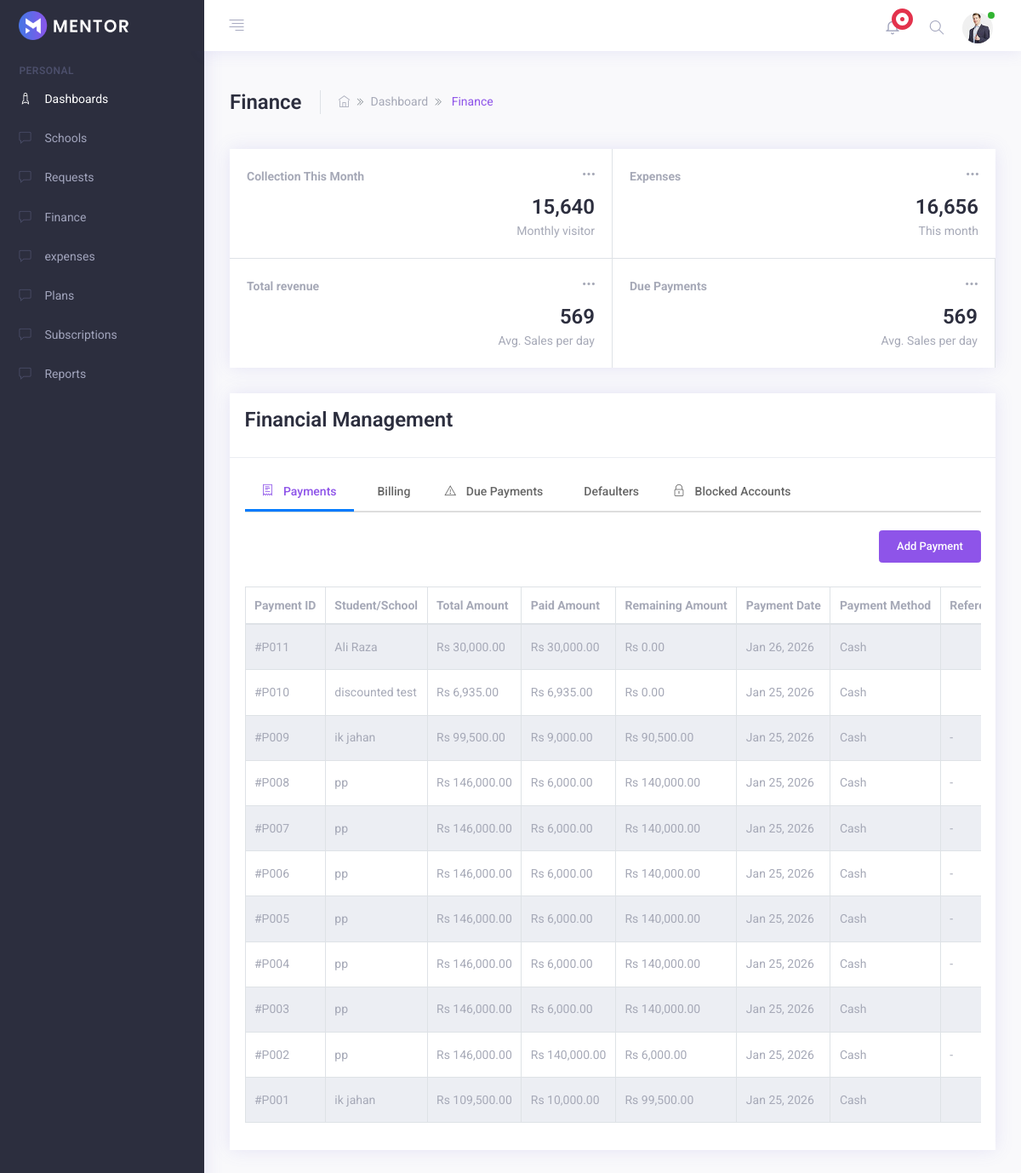
Before: /App/Modules/SAAS_admin/views/finance/finance.php (signed in) with the older database file.
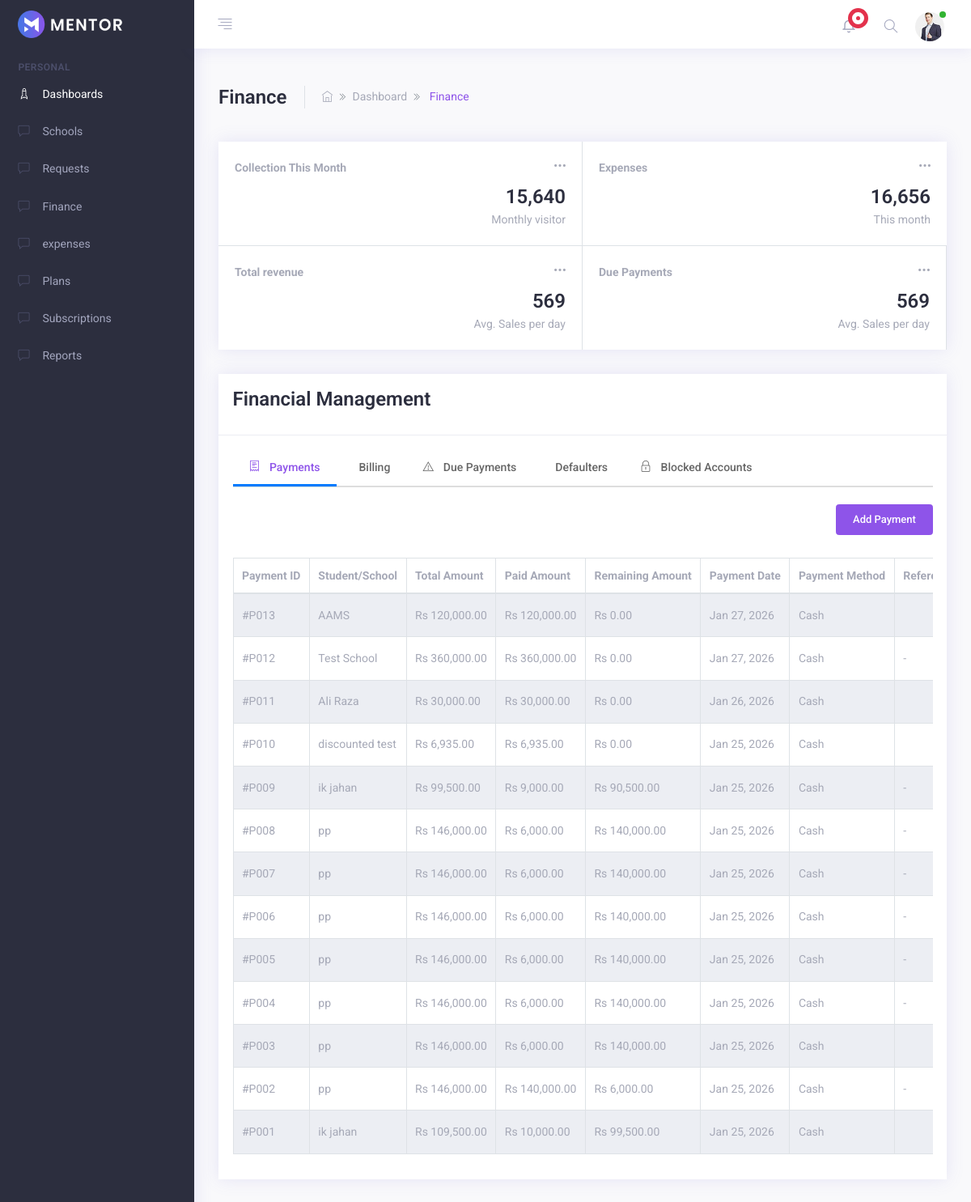
After: the same page with the newer database file.
### tables this page shows
CREATE TABLE `saas_payments` (
  `payment_id` int(11) NOT NULL,
  `billing_id` int(11) NOT NULL,
  `school_id` int(11) NOT NULL,
  `total_amount` decimal(10,0) NOT NULL,
  `paid_amount` decimal(10,2) DEFAULT NULL,
  `payment_date` date DEFAULT NULL,
  `payment_method` enum('cash','bank','online') DEFAULT NULL,
  `reference_no` varchar(100) DEFAULT NULL,
  `received_by` varchar(100) DEFAULT NULL,
  `created_at` timestamp NOT NULL DEFAULT current_timestamp()
);

CREATE TABLE `schools` (
  `id` int(11) NOT NULL,
  `name` varchar(100) NOT NULL,
  `school_code` varchar(100) DEFAULT NULL,
  `logo_path` varchar(255) DEFAULT NULL,
  `address` varchar(255) DEFAULT NULL,
  `city` varchar(255) DEFAULT NULL,
  `boards` varchar(255) DEFAULT NULL,
  `subdomain` varchar(100) DEFAULT NULL,
  `email` varchar(100) NOT NULL,
  `password` varchar(255) DEFAULT NULL,
  `contact_no` varchar(20) NOT NULL,
  `estimated_students` int(11) NOT NULL,
  `total_student` int(11) DEFAULT NULL,
  `plan` varchar(100) NOT NULL,
  `status` enum('active','blocked','block','inactive','pending','suspended','expired','rejected') DEFAULT 'active',
  `storage_used` bigint(20) DEFAULT 0,
  `db_size` bigint(20) DEFAULT 0,
  `start_date` datetime DEFAULT current_timestamp(),
  `expires_at` datetime DEFAULT NULL,
  `created_at` datetime DEFAULT current_timestamp(),
  `updated_at` datetime DEFAULT current_timestamp() ON UPDATE current_timestamp()
);

### App/Modules/SAAS_admin/Views/finance/finance.php (the view, shortened to what the changed rows need)
<?php
$db = Database::connect();
$paymentsQuery = "SELECT sp.*, s.name as school_name FROM saas_payments sp LEFT JOIN schools s ON sp.school_id = s.id ORDER BY sp.payment_date DESC";
$paymentsStmt = $db->prepare($paymentsQuery);
$paymentsStmt->execute();
$payments = $paymentsStmt->fetchAll(PDO::FETCH_ASSOC);
function formatCurrency($amount) {
    return 'Rs ' . number_format($amount, 2);
}
?>
<!DOCTYPE html>
<html lang="en">
<head>
    <link rel="stylesheet" type="text/css" href="../../../../../public/assets/css/vendors.css" />
    <link rel="stylesheet" type="text/css" href="../../../../../public/assets/css/style.css" />
</head>
<body>
    <div class="app">
        <div class="app-wrap">
            <div class="app-container">
                <div class="app-main" id="main">
                    <div class="container-fluid">
                        <div class="row">
                            <div class="col-md-12 m-b-30">
                                <div class="d-block d-lg-flex flex-nowrap align-items-center">
                                    <div class="page-title mr-4 pr-4 border-right">
                                        <h1>Finance</h1>
                                    </div>
                                </div>
                            </div>
                        </div>
                        <div class="row">
                            <div class="col-lg-12">
                                <div class="card card-statistics">
                                    <div class="card-body">
                                        <div class="tab-content" id="financeTabContent">
                                            <div class="tab-pane fade show active" id="payments" role="tabpanel" aria-labelledby="payments-tab">
                                                <div class="mt-4">
                                                    <div class="datatable-wrapper table-responsive">
                                                        <table id="paymentsTable" class="display compact table table-striped table-bordered">
                                                            <thead>
                                                                <tr>
                                                                    <th>Payment ID</th>
                                                                    <th>Student/School</th>
                                                                    <th>Total Amount</th>
                                                                    <th>Paid Amount</th>
                                                                    <th>Remaining Amount</th>
                                                                    <th>Payment Date</th>
                                                                    <th>Payment Method</th>
                                                                    <th>Reference No</th>
                                                                </tr>
                                                            </thead>
                                                            <tbody>
                                                                <?php if (!empty($payments)): ?>
                                                                    <?php foreach ($payments as $payment): ?>
                                                                        <?php
                                                                            $paymentDate = date('M d, Y', strtotime($payment['payment_date']));
                                                                            $totalAmount = formatCurrency($payment['total_amount']);
                                                                            $paidAmount = formatCurrency($payment['paid_amount']);
                                                                            $remainingAmount = $payment['total_amount'] - $payment['paid_amount'];
                                                                            $remainingAmountFormatted = formatCurrency($remainingAmount);
                                                                        ?>
                                                                        <tr>
                                                                            <td>#P<?php echo str_pad($payment['payment_id'], 3, '0', STR_PAD_LEFT); ?></td>
                                                                            <td><?php echo htmlspecialchars($payment['school_name'] ?? 'N/A'); ?></td>
                                                                            <td><?php echo $totalAmount; ?></td>
                                                                            <td><?php echo $paidAmount; ?></td>
                                                                            <td><?php echo $remainingAmountFormatted; ?></td>
                                                                            <td><?php echo $paymentDate; ?></td>
                                                                            <td><?php echo ucfirst(htmlspecialchars($payment['payment_method'] ?? 'N/A')); ?></td>
                                                                            <td><?php echo htmlspecialchars($payment['reference_no'] ?? 'N/A'); ?></td>
                                                                        </tr>
                                                                    <?php endforeach; ?>
                                                                <?php endif; ?>
                                                            </tbody>
                                                        </table>
                                                    </div>
                                                </div>
                                            </div>
                                        </div>
                                    </div>
                                </div>
                            </div>
                        </div>
                            </div>
                        </div>
                    </div>
                </div>
            </div>

Changed rows visible on the page:
added saas_payments: payment_id "013", school.name "AAMS", total_amount "Rs 120,000.00", paid_amount "Rs 120,000.00", remainingAmountFormatted "Rs 0.00", payment_date "Jan 27, 2026", payment_method "Cash"
added saas_payments: payment_id "012", school.name "Test School", total_amount "Rs 360,000.00", paid_amount "Rs 360,000.00", remainingAmountFormatted "Rs 0.00", payment_date "Jan 27, 2026", payment_method "Cash", reference_no "-"
